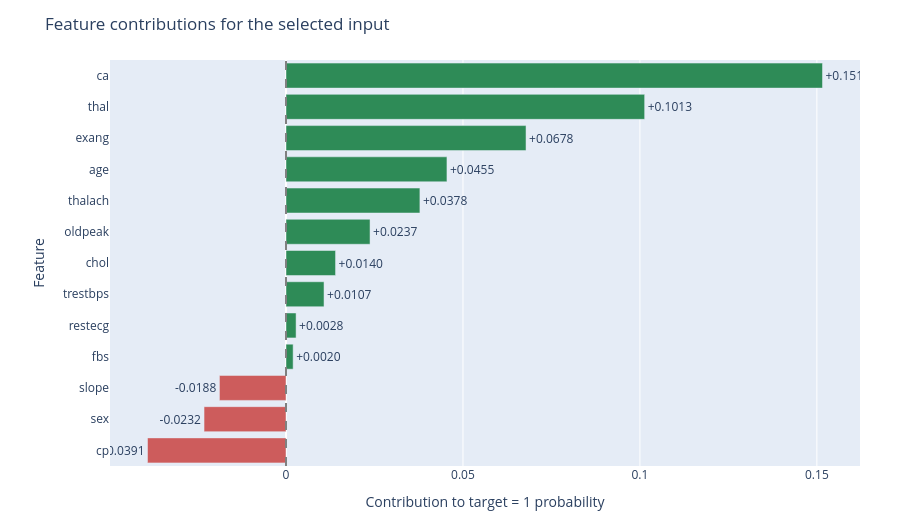

This figure's notebook cell:
### Code cell
def plot_shap_values(values):
    ordered = values.sort_values()
    figure = go.Figure(go.Bar(
        x=ordered.values,
        y=ordered.index,
        orientation="h",
        marker=dict(color=[
            "indianred" if value < 0 else "seagreen"
            for value in ordered.values
        ]),
        text=[f"{value:+.4f}" for value in ordered.values],
        textposition="outside"
    ))
    figure.update_layout(
        title="Feature contributions for the selected input",
        xaxis_title="Contribution to target = 1 probability",
        yaxis_title="Feature",
        height=520,
        margin=dict(l=110, r=40, t=60, b=50)
    )
    figure.add_vline(x=0, line_dash="dash", line_color="gray")
    return figure

display(plot_shap_values(shap_values))

### Figure 1 — Plotly figure (JSON) as saved in the notebook; plotly's stock layout.template omitted (floating-point values rounded to 4 significant figures)
{"data": [{"marker": {"color": ["indianred", "indianred", "indianred", "seagreen", "seagreen", "seagreen", "seagreen", "seagreen", "seagreen", "seagreen", "seagreen", "seagreen", "seagreen"]}, "orientation": "h", "text": ["-0.0391", "-0.0232", "-0.0188", "+0.0020", "+0.0028", "+0.0107", "+0.0140", "+0.0237", "+0.0378", "+0.0455", "+0.0678", "+0.1013", "+0.1516"], "textposition": "outside", "type": "bar", "x": [-0.03914, -0.02316, -0.01881, 0.002014, 0.002844, 0.01074, 0.014, 0.02374, 0.03783, 0.04548, 0.06782, 0.1013, 0.1516], "y": ["cp", "sex", "slope", "fbs", "restecg", "trestbps", "chol", "oldpeak", "thalach", "age", "exang", "thal", "ca"]}], "layout": {"height": 520, "margin": {"b": 50, "l": 110, "r": 40, "t": 60}, "shapes": [{"line": {"color": "gray", "dash": "dash"}, "type": "line", "x0": 0, "x1": 0, "xref": "x", "y0": 0, "y1": 1, "yref": "y domain"}], "title": {"text": "Feature contributions for the selected input"}, "xaxis": {"title": {"text": "Contribution to target = 1 probability"}}, "yaxis": {"title": {"text": "Feature"}}}}
